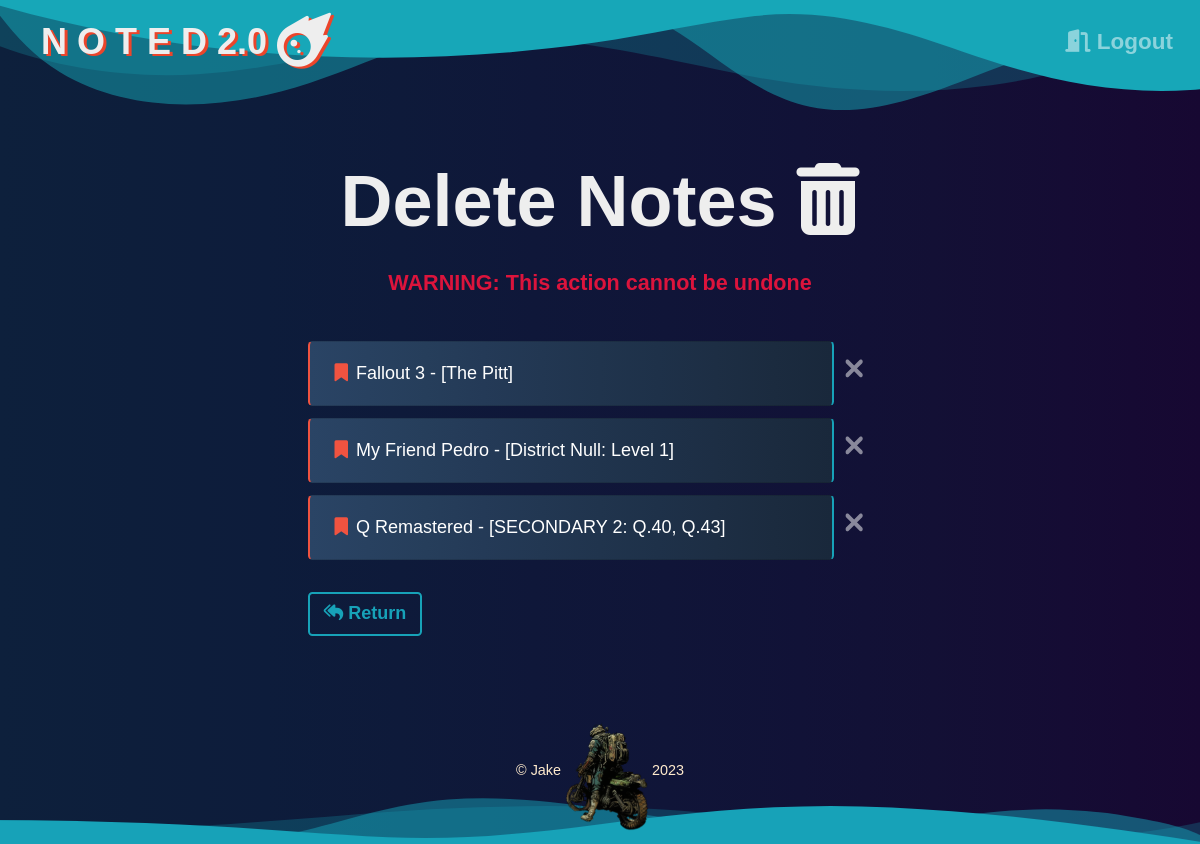
Before: /note_bin (signed in) with the older database file.
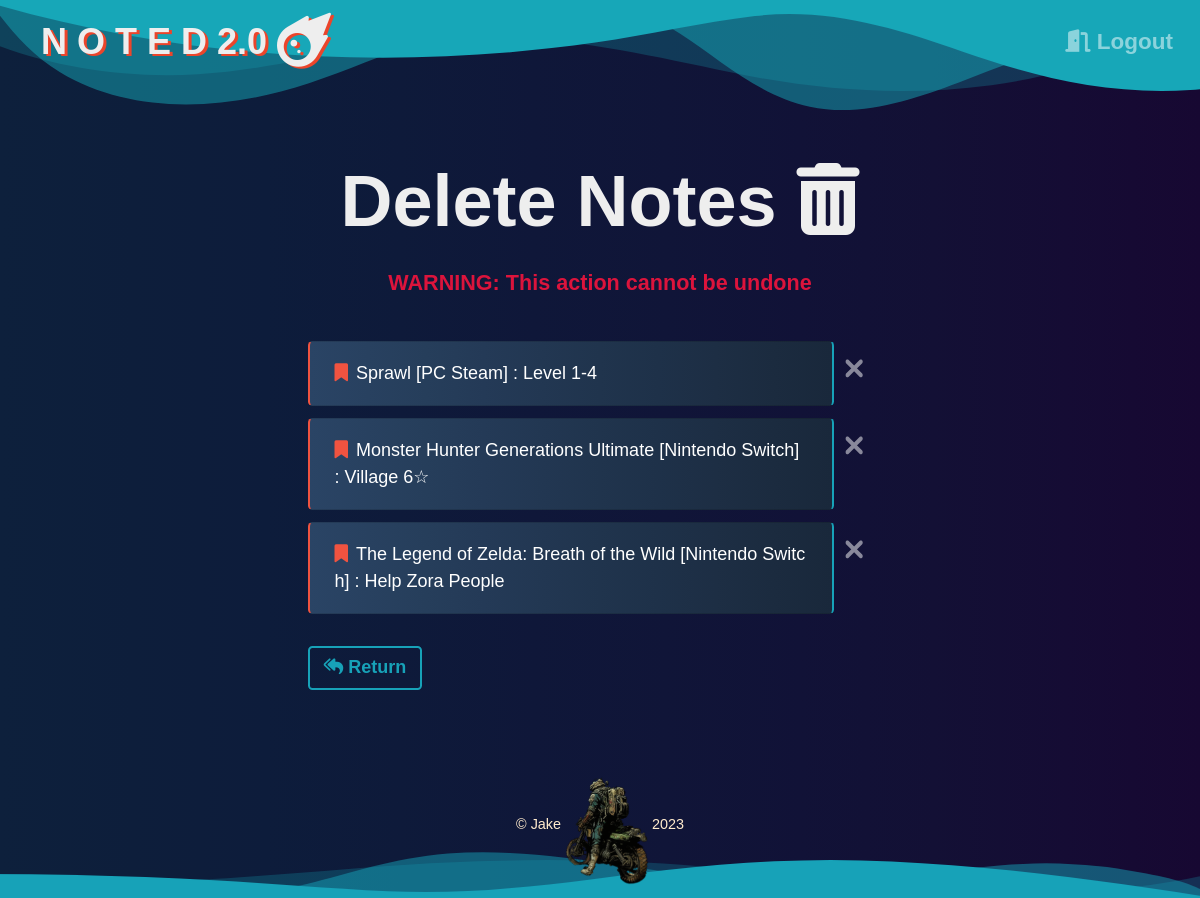
After: the same page with the newer database file.
### Website/models.py (models this page shows, shortened)
class Note(db.Model):
    id = db.Column(db.Integer, primary_key=True)
    user_id = db.Column(db.Integer, db.ForeignKey('user.id'))
    note_data = db.Column(db.String(10000))
    date = db.Column(db.DateTime(timezone=True), default=Current_Time)

### Website/views.py (the view)
@views.route('/note_bin', methods=['GET', 'POST'])
@login_required
def note_bin():
    return render_template("note_bin.html", user=current_user)

### Website/__init__.py (called while the page is built)
def create_app():
    app = Flask(__name__)
    app.config['SECRET_KEY'] = 'FUN AI'
    app.config['SQLALCHEMY_DATABASE_URI'] = f'sqlite:///{DB_NAME}'
    db.init_app(app)
    from .views import views
    from .auth import auth
    app.register_blueprint(views, url_prefix='/')
    app.register_blueprint(auth, url_prefix='/')
    from .models import User, Note
    create_database(app)
    login_manager = LoginManager()
    login_manager.login_view = 'auth.login'
    login_manager.login_message = u"Log In Required"
    login_manager.init_app(app)
    @login_manager.user_loader
    def load_user(id):
        return User.query.get(int(id))
    return app

### Website/Templates/note_bin.html (shortened to what this page needs)
{% extends "base.html" %}
{% block content%}
    <h1 class="page_delete">Delete Notes&nbsp;<i class="fa-solid fa-trash-can"></i></h1>
    <h1 class="page_warning">WARNING: This action cannot be undone</h1>
    <div class="notes">
        {% for note in user.notes %}
        <div class="note_to_delete">
            <ul class="list-group bin_notegroup" id="notes">
                <li class="list-group-item bin_notelist">
                    {{ note.note_data }}
                </li>
            </ul>
        </div>
        <div class="delete_button">
            <button type="button" class="close btn delete_btn" onClick="deleteNote('{{note.id}}')">
                <i class="fa-solid fa-xmark"></i>
            </button>
        </div>
        {% endfor %}
        <div class="bin_return">
            <a class="btn btn-outline-info return" href="/"><i class="fa-solid fa-reply-all"></i>&nbsp;Return</a>
        </div>
    </div>
{% endblock %}

Changed rows visible on the page:
removed Note: note_data "Fallout 3 - [The Pitt]"
removed Note: note_data "My Friend Pedro - [District Null: Level 1]"
removed Note: note_data "Q Remastered - [SECONDARY 2: Q.40, Q.43]"
added Note: note_data "Sprawl [PC Steam] : Level 1-4"
added Note: note_data "Monster Hunter Generations Ultimate [Nintendo Switch] : Village 6☆"
added Note: note_data "The Legend of Zelda: Breath of the Wild [Nintendo Switch] : Help Zora People"
